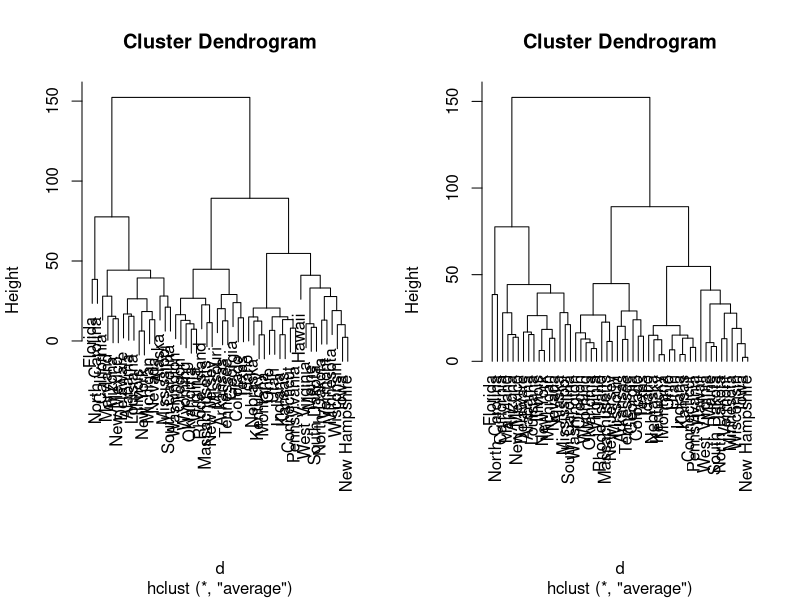
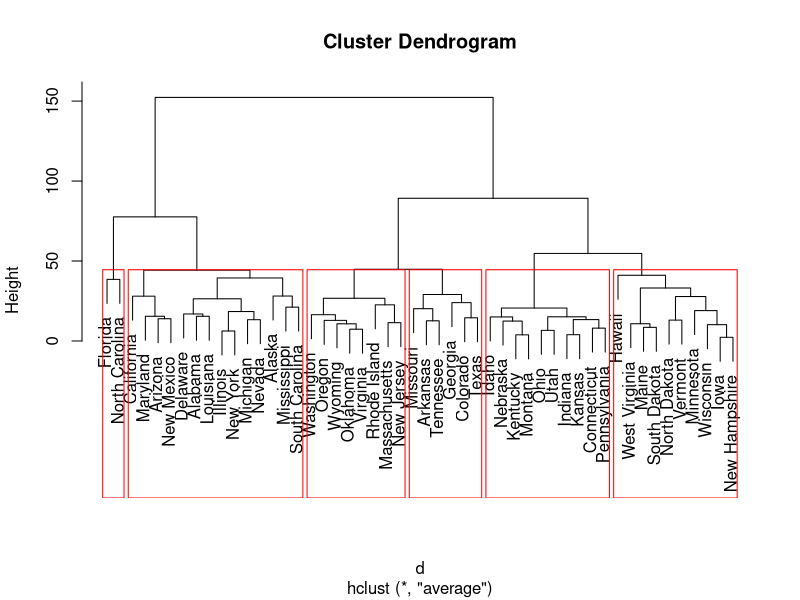
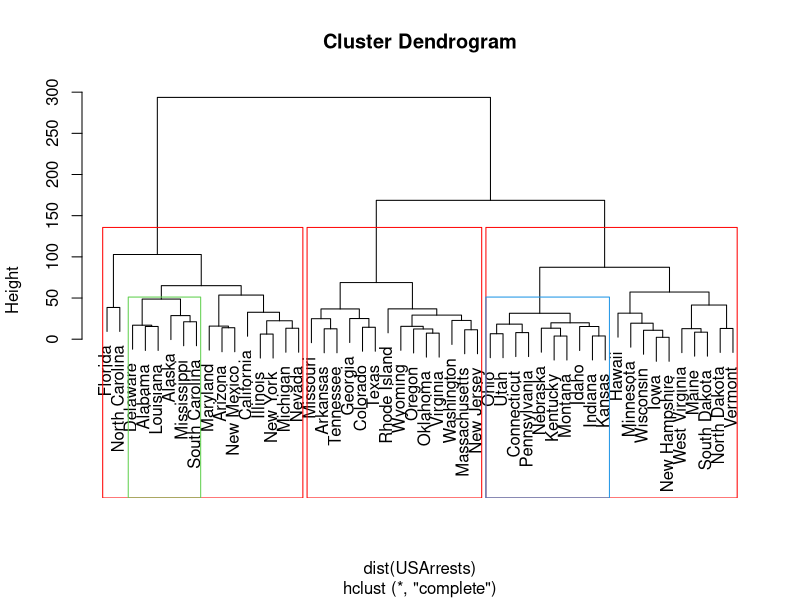

These figures' R source, in order:
#군집분석- hclust()를 이용하여 계층적 군집을 수행한다

data("USArrests")
str(USArrests)
d <- dist(USArrests, method = "euclidean")
fit <- hclust(d, method = "ave")
par(mfrow=c(1,2))
plot(fit)
plot(fit, hang=-1)
par(mfrow=c(1,1))
groups <- cutree(fit, k=6)
groups

plot(fit)
rect.hclust(fit,k=6,border = "red")

hca <- hclust(dist(USArrests))
plot(hca)
rect.hclust(hca, k=3, border="red")
rect.hclust(hca, h=50, which=c(2,7),border = 3:4)
